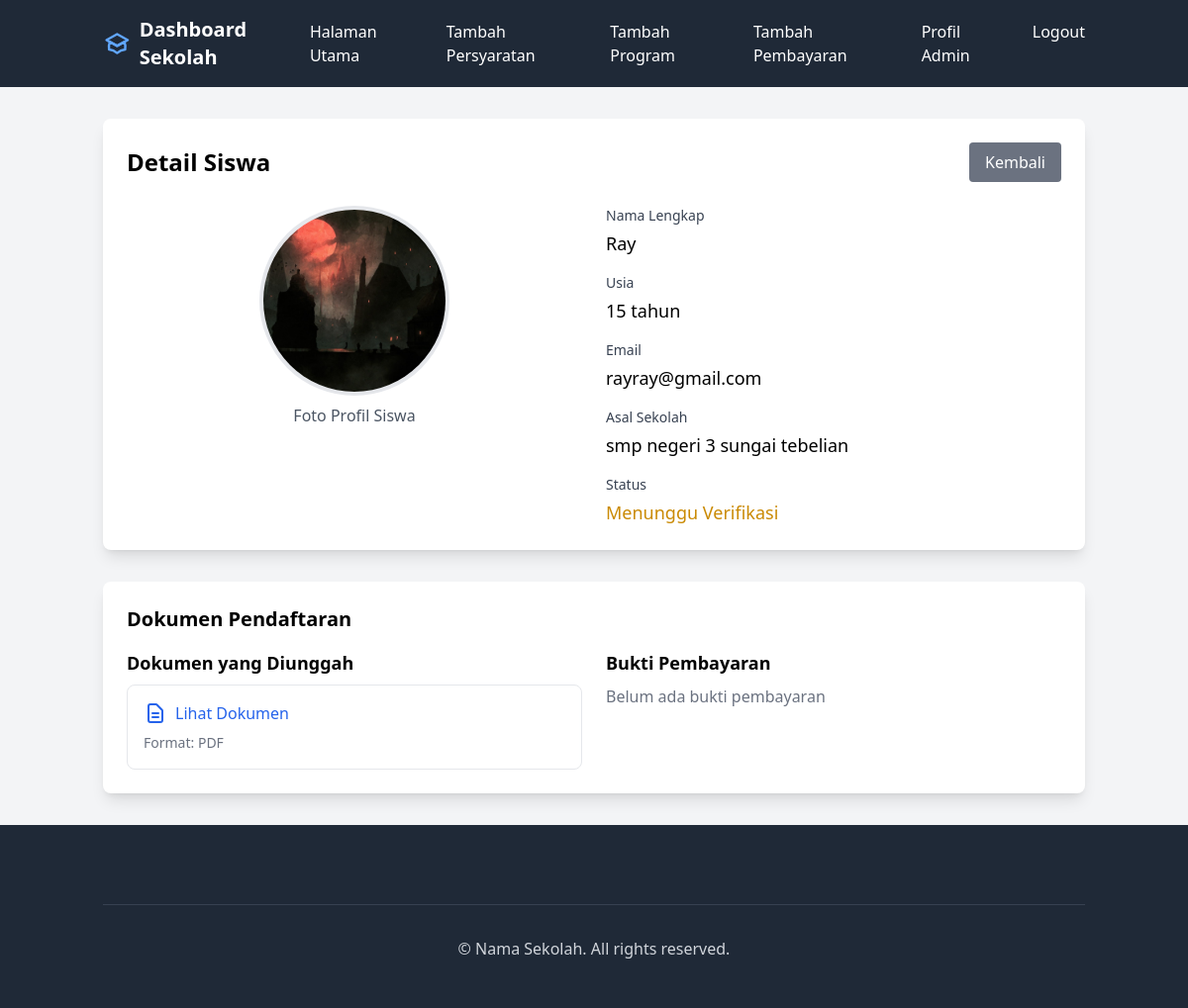
/admin/student/3 (signed in), run on the app's committed database.
### app/models.py (models this page shows, shortened)
class Form(db.Model):
    id = db.Column(db.Integer, primary_key=True)
    user_id = db.Column(db.Integer, db.ForeignKey('user.id'), nullable=False)
    student_name = db.Column(db.String(100), nullable=False)
    student_age = db.Column(db.Integer, nullable=False)
    student_email = db.Column(db.String(120), nullable=False)
    school_name = db.Column(db.String(100), nullable=False)
    image_path = db.Column(db.String(255), nullable=False)
    document_path = db.Column(db.String(255), nullable=False)
    status = db.Column(db.String(20), nullable=False, default='pending')
    verified_by = db.Column(db.Integer, db.ForeignKey('user.id'), nullable=True)
    verification_date = db.Column(db.DateTime, nullable=True)
    verification_note = db.Column(db.Text, nullable=True)
    is_verified = db.Column(db.Boolean, default=False)
    timestamp = db.Column(db.DateTime, default=datetime.utcnow)
    payment_status = db.Column(db.String(20), default='pending', nullable=False)
    payment_proof = db.Column(db.String(255), nullable=True)
    payment_uploaded_at = db.Column(db.DateTime, default=datetime.utcnow)
    payment_verified_at = db.Column(db.DateTime, nullable=True)
    payment_verified_by = db.Column(db.Integer, db.ForeignKey('user.id'), nullable=True)
    payment_note = db.Column(db.Text, nullable=True)
    payment_verifier = db.relationship('User',
        foreign_keys=[payment_verified_by],
        backref='verified_payments'
    )

### app/routes/admin.py (the view)
@admin_bp.route('/student/<int:form_id>')
@login_required
def student_detail(form_id):
    if not current_user.is_admin():
        flash('Unauthorized access', 'error')
        return redirect(url_for('main.index'))
    form = Form.query.get_or_404(form_id)
    return render_template('parts/student_detail.html', form=form)

### app/models.py (called while the page is built)
    def is_admin(self):
        return self.role == UserRole.ADMIN.value

### app/templates/parts/student_detail.html (shortened to what this page needs)
{% extends "adminbase.html" %}
{% block content %}
<div class="container mx-auto px-4 py-8">
    <div class="bg-white rounded-lg shadow-lg p-6">
        <div class="flex justify-between items-center mb-6">
            <h1 class="text-2xl font-bold">Detail Siswa</h1>
            <a href="{{ url_for('admin_bp.dashboard') }}"
               class="bg-gray-500 text-white px-4 py-2 rounded hover:bg-gray-600">
                Kembali
            </a>
        </div>
        <div class="grid grid-cols-1 md:grid-cols-2 gap-6">
            <div class="text-center">
                <img src="{{ url_for('static', filename='uploads/student_images/' + form.image_path) }}"
                     alt="Foto Profil"
                     class="w-48 h-48 rounded-full mx-auto object-cover border-4 border-gray-200">
                <p class="mt-2 text-gray-600">Foto Profil Siswa</p>
            </div>
            <div class="space-y-4">
                <div>
                    <label class="block text-sm font-medium text-gray-700">Nama Lengkap</label>
                    <p class="mt-1 text-lg">{{ form.student_name }}</p>
                </div>
                <div>
                    <label class="block text-sm font-medium text-gray-700">Usia</label>
                    <p class="mt-1 text-lg">{{ form.student_age }} tahun</p>
                </div>
                <div>
                    <label class="block text-sm font-medium text-gray-700">Email</label>
                    <p class="mt-1 text-lg">{{ form.student_email }}</p>
                </div>
                <div>
                    <label class="block text-sm font-medium text-gray-700">Asal Sekolah</label>
                    <p class="mt-1 text-lg">{{ form.school_name }}</p>
                </div>
                <div>
                    <label class="block text-sm font-medium text-gray-700">Status</label>
                    <p class="mt-1 text-lg">
                        {% if form.status == 'pending' %}
                            <span class="text-yellow-600">Menunggu Verifikasi</span>
                        {% elif form.status == 'approved' %}
                            <span class="text-green-600">Diterima</span>
                        {% else %}
                            <span class="text-red-600">Ditolak</span>
                        {% endif %}
                    </p>
                </div>
            </div>
        </div>
    </div>
    <div class="mt-8 bg-white rounded-lg shadow-lg p-6">
        <h2 class="text-xl font-bold mb-4">Dokumen Pendaftaran</h2>
        <div class="grid grid-cols-1 md:grid-cols-2 gap-6">
            <div>
                <h3 class="text-lg font-semibold mb-2">Dokumen yang Diunggah</h3>
                {% if form.document_path %}
                <div class="border rounded-lg p-4">
                    <a href="{{ url_for('static', filename='uploads/student_images/' + form.document_path) }}"
                       target="_blank"
                       class="flex items-center text-blue-600 hover:text-blue-800">
                        <svg class="w-6 h-6 mr-2" fill="none" stroke="currentColor" viewBox="0 0 24 24">
                            <path stroke-linecap="round" stroke-linejoin="round" stroke-width="2"
                                  d="M9 12h6m-6 4h6m2 5H7a2 2 0 01-2-2V5a2 2 0 012-2h5.586a1 1 0 01.707.293l5.414 5.414a1 1 0 01.293.707V19a2 2 0 01-2 2z"/>
                        </svg>
                        Lihat Dokumen
                    </a>
                    <p class="text-sm text-gray-500 mt-2">
                        Format: {{ form.document_path.split('.')[-1].upper() }}
                    </p>
                </div>
                {% else %}
                <p class="text-gray-500">Belum ada dokumen yang diunggah</p>
                {% endif %}
            </div>
            <div>
                <h3 class="text-lg font-semibold mb-2">Bukti Pembayaran</h3>
                {% if form.payment_proof %}
                <div class="border rounded-lg p-4">
                    <button onclick="showPaymentProof('{{ url_for('static', filename='uploads/payment_proofs/' + form.payment_proof) }}')"
                            class="flex items-center text-blue-600 hover:text-blue-800">
                        <svg class="w-6 h-6 mr-2" fill="none" stroke="currentColor" viewBox="0 0 24 24">
                            <path stroke-linecap="round" stroke-linejoin="round" stroke-width="2"
                                  d="M15 12a3 3 0 11-6 0 3 3 0 016 0z"/>
                            <path stroke-linecap="round" stroke-linejoin="round" stroke-width="2"
                                  d="M2.458 12C3.732 7.943 7.523 5 12 5c4.478 0 8.268 2.943 9.542 7-1.274 4.057-5.064 7-9.542 7-4.477 0-8.268-2.943-9.542-7z"/>
                        </svg>
                        Lihat Bukti Pembayaran
                    </button>
                    <p class="text-sm text-gray-500 mt-2">
                        Status:
                        <span class="{% if form.payment_status == 'verified' %}text-green-600{% elif form.payment_status == 'rejected' %}text-red-600{% else %}text-yellow-600{% endif %}">
                            {% if form.payment_status == 'verified' %}
                                Terverifikasi
                            {% elif form.payment_status == 'rejected' %}
                                Ditolak
                            {% elif form.payment_status == 'pending_verification' %}
                                Menunggu Verifikasi
                            {% else %}
                                Belum Diverifikasi
                            {% endif %}
                        </span>
                    </p>
                </div>
                {% else %}
                <p class="text-gray-500">Belum ada bukti pembayaran</p>
                {% endif %}
            </div>
        </div>
    </div>
</div>
{% endblock %}

### data on the page
Form: image_path (picture), student_name "Ray", student_age "15", student_email "rayray@gmail.com", school_name "smp negeri 3 sungai tebelian", document_path.split "PDF"
